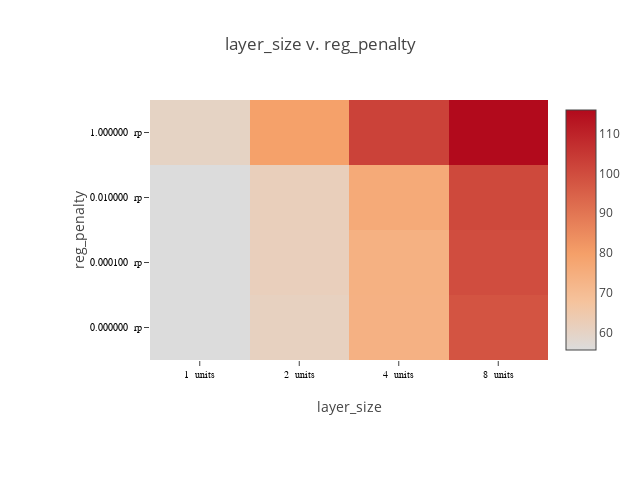

Notebook cell for this chart:
### Code cell
plot_matrix(lossframe, "layer_size", "reg_penalty", x_suffix=" units", y_suffix=" rp")

### Figure 1 — Plotly figure (JSON) as saved in the notebook; plotly's stock layout.template omitted (floating-point values rounded to 4 significant figures)
{"data": [{"colorscale": [[0, "rgb(0,0,255)", [1, "rgb(255,0,0)"]]], "type": "heatmap", "x": ["1  units", "2  units", "4  units", "8  units"], "y": ["0.000000  rp", "0.000100  rp", "0.010000  rp", "1.000000  rp"], "z": [[55.81, 61.14, 73.91, 98.18], [55.8, 61.89, 74.09, 99.69], [55.81, 62.06, 76.4, 100.8], [60.34, 79.64, 102.5, 115.8]]}], "layout": {"height": 480, "margin": {"b": 120, "l": 150, "r": 30, "t": 100}, "title": "layer_size v. reg_penalty", "width": 640, "xaxis": {"tickfont": {"color": "black", "family": "Arial, sans-serif", "size": 10}, "title": "layer_size"}, "yaxis": {"tickfont": {"color": "black", "family": "Arial, sans-serif", "size": 10}, "title": "reg_penalty"}}}
